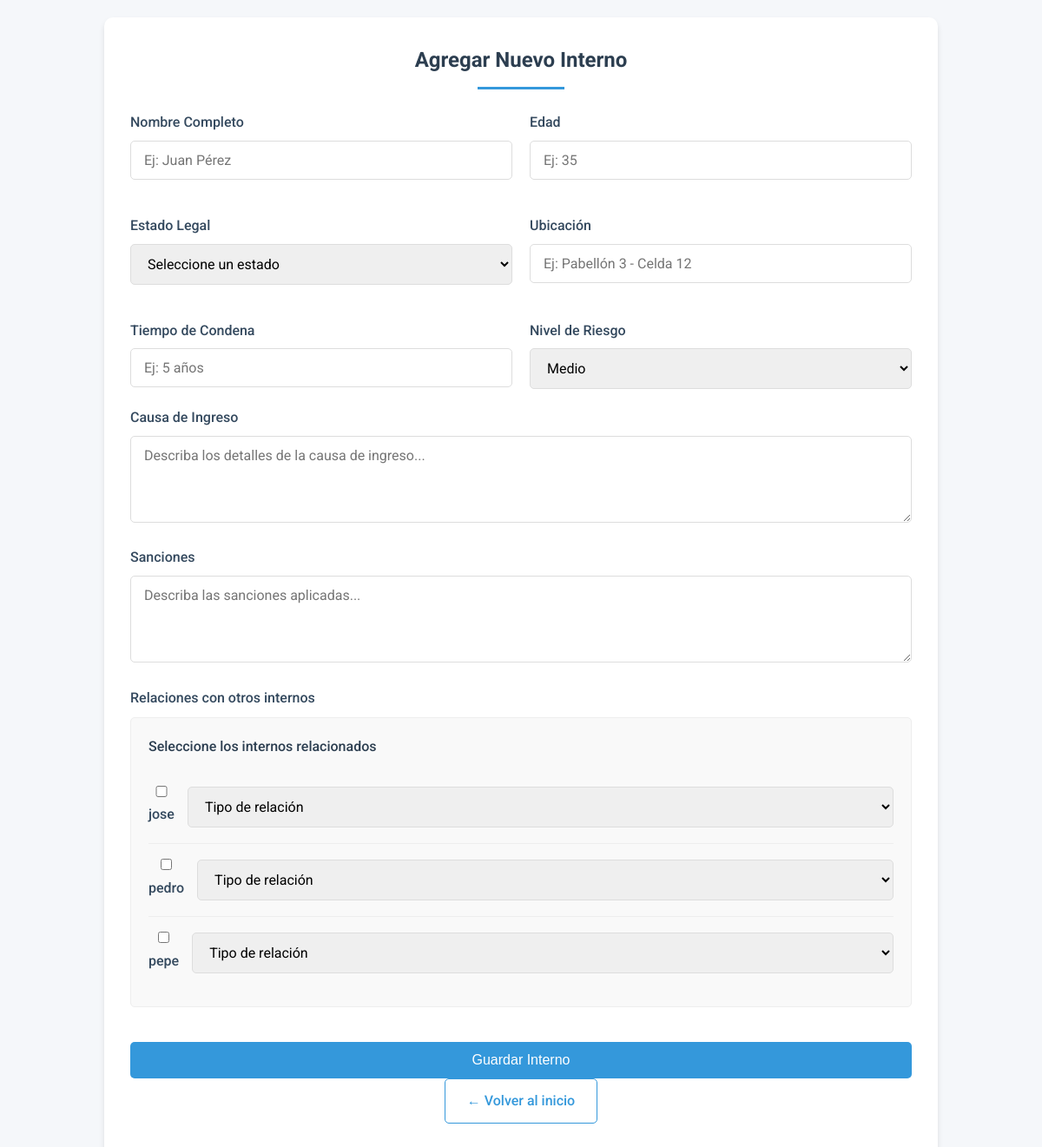
/agregarpersona.php (signed in), run on the app's committed database.
### tables this page shows
CREATE TABLE `personas` (
  `id` int(11) NOT NULL,
  `nombre` varchar(100) NOT NULL,
  `edad` int(11) DEFAULT NULL CHECK (`edad` between 12 and 100),
  `causa` text NOT NULL,
  `estado` enum('condenado','procesado') NOT NULL,
  `sancionado` enum('sancionado','no_sancionado') DEFAULT 'no_sancionado',
  `fecha_sancion` date DEFAULT NULL,
  `historial_delictivo` text DEFAULT NULL,
  `fecha_ingreso` date DEFAULT curdate(),
  `created_at` timestamp NOT NULL DEFAULT current_timestamp(),
  `ubicacion` varchar(50) NOT NULL DEFAULT 'Pabellón A',
  `tiempo_condena` varchar(20) NOT NULL,
  `nivel_riesgo` enum('Bajo','Medio','Alto','Máximo') NOT NULL DEFAULT 'Medio',
  `sanciones` text DEFAULT NULL,
  `ranchograma` text DEFAULT NULL COMMENT 'Relaciones con otros internos (JSON)'
);

### agregarpersona.php (the view, shortened to what this page needs)
<?php
$conexion = conectarBaseDeDatos();
$internos = $conexion->query("SELECT id, nombre FROM personas ORDER BY nombre");
?>
<!DOCTYPE html>
<html lang="es">
<head>
</head>
<body>
    <div class="container">
        <div class="card">
            <h2>Agregar Nuevo Interno</h2>
            <form method="POST">
                <div class="form-grid">
                    <div class="form-group">
                        <label for="nombre">Nombre Completo</label>
                        <input type="text" id="nombre" name="nombre" required placeholder="Ej: Juan Pérez">
                    </div>
                    <div class="form-group">
                        <label for="edad">Edad</label>
                        <input type="number" id="edad" name="edad" min="12" max="100" required placeholder="Ej: 35">
                    </div>
                    <div class="form-group">
                        <label for="estado">Estado Legal</label>
                        <select id="estado" name="estado" required>
                            <option value="" disabled selected>Seleccione un estado</option>
                        </select>
                    </div>
                    <div class="form-group">
                        <label for="ubicacion">Ubicación</label>
                        <input type="text" id="ubicacion" name="ubicacion" required placeholder="Ej: Pabellón 3 - Celda 12">
                    </div>
                    <div class="form-group">
                        <label for="tiempo_condena">Tiempo de Condena</label>
                        <input type="text" id="tiempo_condena" name="tiempo_condena" required placeholder="Ej: 5 años">
                    </div>
                    <div class="form-group">
                        <label for="nivel_riesgo">Nivel de Riesgo</label>
                        <select id="nivel_riesgo" name="nivel_riesgo" required>
                            <option value="Medio" selected>Medio</option>
                        </select>
                    </div>
                </div>
                <div class="form-group">
                    <label for="causa">Causa de Ingreso</label>
                    <textarea id="causa" name="causa" required placeholder="Describa los detalles de la causa de ingreso..."></textarea>
                </div>
                <div class="form-group">
                    <label for="sanciones">Sanciones</label>
                    <textarea id="sanciones" name="sanciones" placeholder="Describa las sanciones aplicadas..."></textarea>
                </div>
                <div class="form-group">
                    <label>Relaciones con otros internos</label>
                    <div class="relacionados-container">
                        <div class="relacionados-title">Seleccione los internos relacionados</div>
                        <?php if ($internos->num_rows > 0): ?>
                            <?php while($interno = $internos->fetch_assoc()): ?>
                                <div class="relacion-item">
                                    <div>
                                        <input type="checkbox" id="relacion-<?= $interno['id'] ?>" name="relacionados[]" value="<?= $interno['id'] ?>">
                                        <label for="relacion-<?= $interno['id'] ?>"><?= htmlspecialchars($interno['nombre']) ?></label>
                                    </div>
                                    <select class="relacion-select" name="tipo_relacion[<?= $interno['id'] ?>]">
                                        <option value="" disabled selected>Tipo de relación</option>
                                    </select>
                                </div>
                            <?php endwhile; ?>
                        <?php else: ?>
                            <div class="no-internos">No hay otros internos registrados</div>
                        <?php endif; ?>
                    </div>
                </div>
                <div class="form-group text-center mt-4">
                    <button type="submit" class="btn btn-block">Guardar Interno</button>
                    <a href="index.php" class="btn btn-outline mt-3">← Volver al inicio</a>
                </div>
            </form>
        </div>
    </div>
</body>
</html>

### agregarpersona.php (style rules this page uses)
:root { --primary: #2c3e50; --secondary: #3498db; --danger: #e74c3c; --success: #2ecc71; --warning: #f39c12; --light: #ecf0f1; --dark: #34495e; }
* { box-sizing: border-box; margin: 0; padding: 0; }
body { font-family: 'Roboto', sans-serif; background-color: #f5f7fa; color: #333; line-height: 1.6; }
.container { max-width: 1000px; margin: 0 auto; padding: 20px; }
.card { background: white; border-radius: 10px; box-shadow: 0 4px 6px rgba(0, 0, 0, 0.1); padding: 30px; margin-bottom: 30px; }
h2 { color: var(--primary); margin-bottom: 25px; font-weight: 700; text-align: center; position: relative; padding-bottom: 15px; }
h2::after { content: ''; position: absolute; bottom: 0; left: 50%; transform: translateX(-50%); width: 100px; height: 3px; background: var(--secondary); }
.form-grid { display: grid; grid-template-columns: repeat(auto-fit, minmax(300px, 1fr)); gap: 20px; }
.form-group { margin-bottom: 20px; }
label { display: block; margin-bottom: 8px; font-weight: 500; color: var(--dark); }
input, select, textarea { width: 100%; padding: 12px 15px; border: 1px solid #ddd; border-radius: 5px; font-family: 'Roboto', sans-serif; font-size: 16px; transition: all 0.3s; }
textarea { min-height: 100px; resize: vertical; }
.relacionados-container { border: 1px solid #eee; border-radius: 5px; padding: 20px; margin-top: 10px; background-color: #f9f9f9; }
.relacionados-title { font-weight: 500; margin-bottom: 15px; color: var(--primary); }
.relacion-item { display: flex; align-items: center; gap: 15px; padding: 12px 0; border-bottom: 1px solid #eee; }
.relacion-item:last-child { border-bottom: none; }
.relacion-select { flex: 1; }
.btn { display: inline-block; background: var(--secondary); color: white; border: none; padding: 12px 25px; border-radius: 5px; cursor: pointer; font-size: 16px; font-weight: 500; transition: all 0.3s; text-decoration: none; text-align: center; }
.btn-block { display: block; width: 100%; }
.btn-outline { background: transparent; border: 1px solid var(--secondary); color: var(--secondary); }
.text-center { text-align: center; }
.mt-4 { margin-top: 40px; }

### data on the page
personas: nombre "jose"
personas: nombre "pedro"
personas: nombre "pepe"
